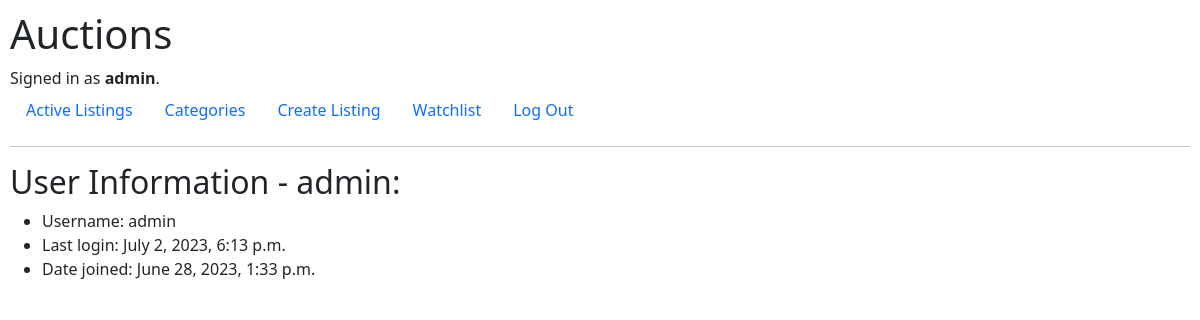
Screenshot of /user/admin with the database file from the repository.
### auctions/models.py (models this page shows)
class User(AbstractUser):
    pass

### auctions/views.py (the view)
# urls.py: path("user/<str:username>", views.user_view, name="user_view"),
def user_view(request, username):
    user = User.objects.get(username=username)
    return render(request, "auctions/user.html", {
        "user": user
    })

### auctions/templates/auctions/user.html (shortened to what this page needs)
{% extends "auctions/layout.html" %}
{% block body %}
    <h2>User Information - {{ user.username }}:</h2>
    <ul>
        <li>Username: {{ user.username }}</li>
        <li>Last login: {{ user.last_login }}</li>
        <li>Date joined: {{ user.date_joined }}</li>
    </ul>
{% endblock %}

### auctions/templates/auctions/layout.html (shortened to what this page needs)
{% load static %}
<!DOCTYPE html>
<html lang="en">
    <head>
        <link href="https://cdn.jsdelivr.net/npm/bootstrap@5.3.0/dist/css/bootstrap.min.css" rel="stylesheet">
        <link href="{% static 'auctions/styles.css' %}" rel="stylesheet">
    </head>
    <body>
        <h1>Auctions</h1>
        <div>
            {% if user.is_authenticated %}
                Signed in as <strong>{{ user.username }}</strong>.
            {% else %}
                Not signed in.
            {% endif %}
        </div>
        <ul class="nav">
            <li class="nav-item">
                <a class="nav-link" href="{% url 'index' %}">Active Listings</a>
            </li>
            <li class="nav-item">
                <a class="nav-link" href="{% url 'categories' %}">Categories</a>
            </li>
            {% if user.is_authenticated %}
                <li class="nav-item">
                    <a class="nav-link" href="{% url 'create_listing' %}">Create Listing</a>
                </li>
                <li class="nav-item">
                    <a class="nav-link" href="{% url 'watchlist' %}">Watchlist</a>
                </li>
                <li class="nav-item">
                    <a class="nav-link" href="{% url 'logout' %}">Log Out</a>
                </li>
            {% endif %}
        </ul>
        <hr>
        {% block body %}
        {% endblock %}
    </body>
</html>

### auctions/static/auctions/styles.css (style rules this page uses)
body { padding: 10px; }

### rows the page displays
User: username "admin", last_login "July 2, 2023, 6:13 p.m.", date_joined "June 28, 2023, 1:33 p.m."
